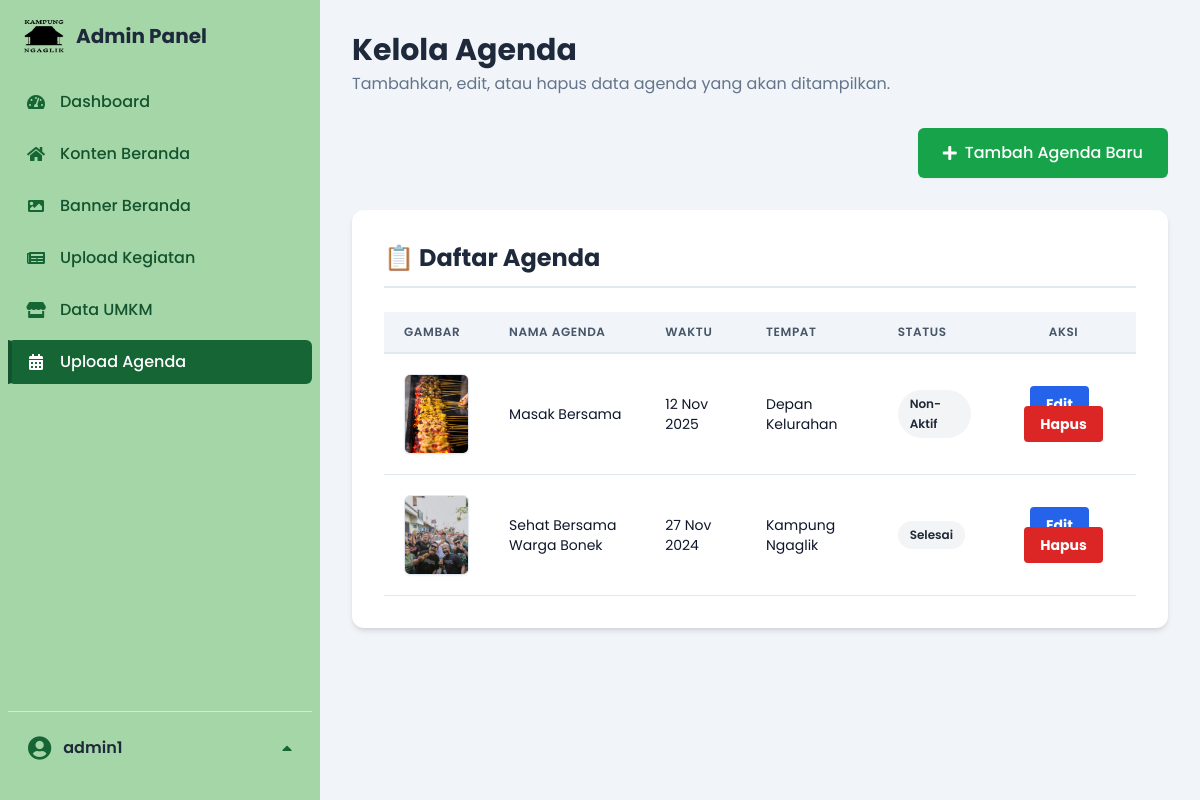
The app's page /admin/uploud_kegiatan.php (signed in) with its own data.
### tables this page shows
CREATE TABLE `kegiatan` (
  `id` int NOT NULL,
  `gambar` varchar(255) DEFAULT NULL,
  `nama_kegiatan` varchar(255) DEFAULT NULL,
  `waktu_kegiatan` date DEFAULT NULL,
  `tempat_kegiatan` varchar(255) DEFAULT NULL,
  `status` varchar(255) NOT NULL
);

### admin/uploud_kegiatan.php (the view, shortened to what this page needs)
<?php
include '../koneksi/koneksi.php';
include 'header.php';
?>
<div class="header-title mb-8">
    <h1 class="text-3xl font-bold text-slate-800">
        Kelola Agenda
    </h1>
    <p class="text-slate-500 mt-1">Tambahkan, edit, atau hapus data agenda yang akan ditampilkan.</p>
</div>
<div class="mb-8 text-right">
    <a href="tambah_agenda.php" class="inline-flex items-center px-6 py-3 border border-transparent text-base font-medium rounded-md shadow-sm text-white bg-green-600 hover:bg-green-700 focus:outline-none focus:ring-2 focus:ring-offset-2 focus:ring-green-500 transition duration-150 ease-in-out">
        <i class="fas fa-plus mr-2"></i> Tambah Agenda Baru
    </a>
</div>
<div class="bg-white p-6 sm:p-8 rounded-xl shadow-md">
    <h2 class="text-2xl font-bold text-slate-800 mb-6 border-b-2 border-slate-200 pb-3">📋 Daftar Agenda</h2>
    <div class="overflow-x-auto">
        <table class="min-w-full leading-normal">
            <thead>
                <tr>
                    <th class="px-5 py-3 border-b-2 border-slate-200 bg-slate-100 text-left text-xs font-semibold text-slate-600 uppercase tracking-wider">
                        Gambar
                    </th>
                    <th class="px-5 py-3 border-b-2 border-slate-200 bg-slate-100 text-left text-xs font-semibold text-slate-600 uppercase tracking-wider">
                        Nama Agenda
                    </th>
                    <th class="px-5 py-3 border-b-2 border-slate-200 bg-slate-100 text-left text-xs font-semibold text-slate-600 uppercase tracking-wider">
                        Waktu
                    </th>
                    <th class="px-5 py-3 border-b-2 border-slate-200 bg-slate-100 text-left text-xs font-semibold text-slate-600 uppercase tracking-wider">
                        Tempat
                    </th>
                    <th class="px-5 py-3 border-b-2 border-slate-200 bg-slate-100 text-left text-xs font-semibold text-slate-600 uppercase tracking-wider">
                        Status
                    </th>
                    <th class="px-5 py-3 border-b-2 border-slate-200 bg-slate-100 text-center text-xs font-semibold text-slate-600 uppercase tracking-wider">
                        Aksi
                    </th>
                </tr>
            </thead>
            <tbody>
                <?php
                $kegiatan = $conn->query("SELECT * FROM kegiatan ORDER BY waktu_kegiatan DESC");
                if ($kegiatan->num_rows > 0) {
                    while ($row = $kegiatan->fetch_assoc()) {
                ?>
                        <tr>
                            <td class="px-5 py-5 border-b border-slate-200 bg-white text-sm">
                                <img src="proses/image/<?= htmlspecialchars($row['gambar']) ?>" alt="<?= htmlspecialchars($row['nama_kegiatan']) ?>" class="w-20 h-20 object-cover rounded-md shadow-sm border border-slate-200">
                            </td>
                            <td class="px-5 py-5 border-b border-slate-200 bg-white text-sm">
                                <p class="text-slate-900 whitespace-no-wrap"><?= htmlspecialchars($row['nama_kegiatan']) ?></p>
                            </td>
                            <td class="px-5 py-5 border-b border-slate-200 bg-white text-sm">
                                <p class="text-slate-900 whitespace-no-wrap"><?= date("d M Y", strtotime($row['waktu_kegiatan'])) ?></p>
                            </td>
                            <td class="px-5 py-5 border-b border-slate-200 bg-white text-sm">
                                <p class="text-slate-900 whitespace-no-wrap"><?= htmlspecialchars($row['tempat_kegiatan']) ?></p>
                            </td>
                            <td class="px-5 py-5 border-b border-slate-200 bg-white text-sm">
                                <span class="px-3 py-1 inline-flex text-xs leading-5 font-semibold rounded-full
                                    <?php
                                        if($row['status'] == 'Terlaksana') echo 'bg-green-100 text-green-800';
                                        else if($row['status'] == 'Belum Terlaksana') echo 'bg-amber-100 text-amber-800';
                                        else echo 'bg-gray-100 text-gray-800';
                                    ?>">
                                    <?= htmlspecialchars($row['status']) ?>
                                </span>
                            </td>
                            <td class="px-5 py-5 border-b border-slate-200 bg-white text-sm text-center whitespace-no-wrap">
                                <a href="edit_kegiatan.php?id=<?= $row['id'] ?>" class="bg-blue-600 hover:bg-blue-700 text-white font-bold py-2 px-4 rounded transition duration-150 ease-in-out mr-2">Edit</a>
                                <a href="uploud_agenda.php?hapus=<?= $row['id'] ?>" class="bg-red-600 hover:bg-red-700 text-white font-bold py-2 px-4 rounded transition duration-150 ease-in-out" onclick="return confirm('Yakin ingin menghapus agenda ini?')">Hapus</a>
                            </td>
                        </tr>
                <?php
                    }
                } else {
                ?>
                    <tr>
                        <td colspan="6" class="px-5 py-5 border-b border-slate-200 bg-white text-center text-sm text-slate-500">Belum ada agenda yang diunggah.</td>
                    </tr>
                <?php
                }
                ?>
            </tbody>
        </table>
    </div>
</div>
</main>
</div>
</body>
</html>

### admin/header.php (style rules this page uses)
body, .main-content { font-family: 'Poppins', sans-serif; }

### records on screen
kegiatan: gambar (picture), nama_kegiatan "Masak Bersama", waktu_kegiatan "12 Nov 2025", tempat_kegiatan "Depan Kelurahan", status "Non-Aktif"
kegiatan: gambar (picture), nama_kegiatan "Sehat Bersama Warga Bonek", waktu_kegiatan "27 Nov 2024", tempat_kegiatan "Kampung Ngaglik", status "Selesai"

### other values on screen
$item['title'] "Dashboard"
$item['title'] "Konten Beranda"
$item['title'] "Banner Beranda"
$item['title'] "Upload Kegiatan"
$item['title'] "Data UMKM"
$item['title'] "Upload Agenda"
$_SESSION['admin_name'] "admin1"
